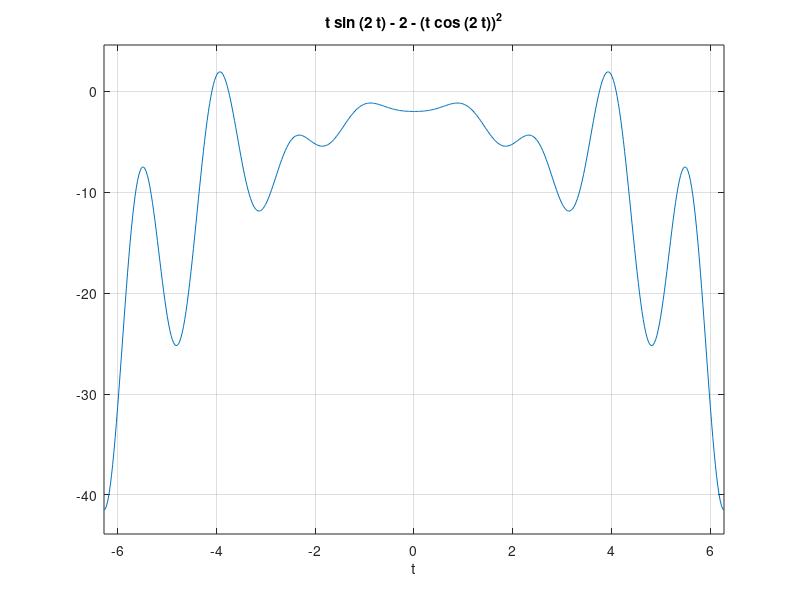

MATLAB code for this plot:
%creating a function with x and t
f= @(t) t.*sin(2*t) - 2 - (t.*cos(2*t)).^2;
% i will use ez plot to visualize the approximate location of roots
ezplot(f)
grid on

% roots seem to be at approx 7.5, 7, 4.2, 3.9, so i will start there
root(2) = fzero(f,4);
root(3) = fzero(f,7);
root(4) = fzero(f,7.25);
for i=1:1:4
    x(i) = root(i)*cos(2*root(i));
    y(i) = root(i)*sin(2*root(i));
end
% this loop allows me to solve for the roots
